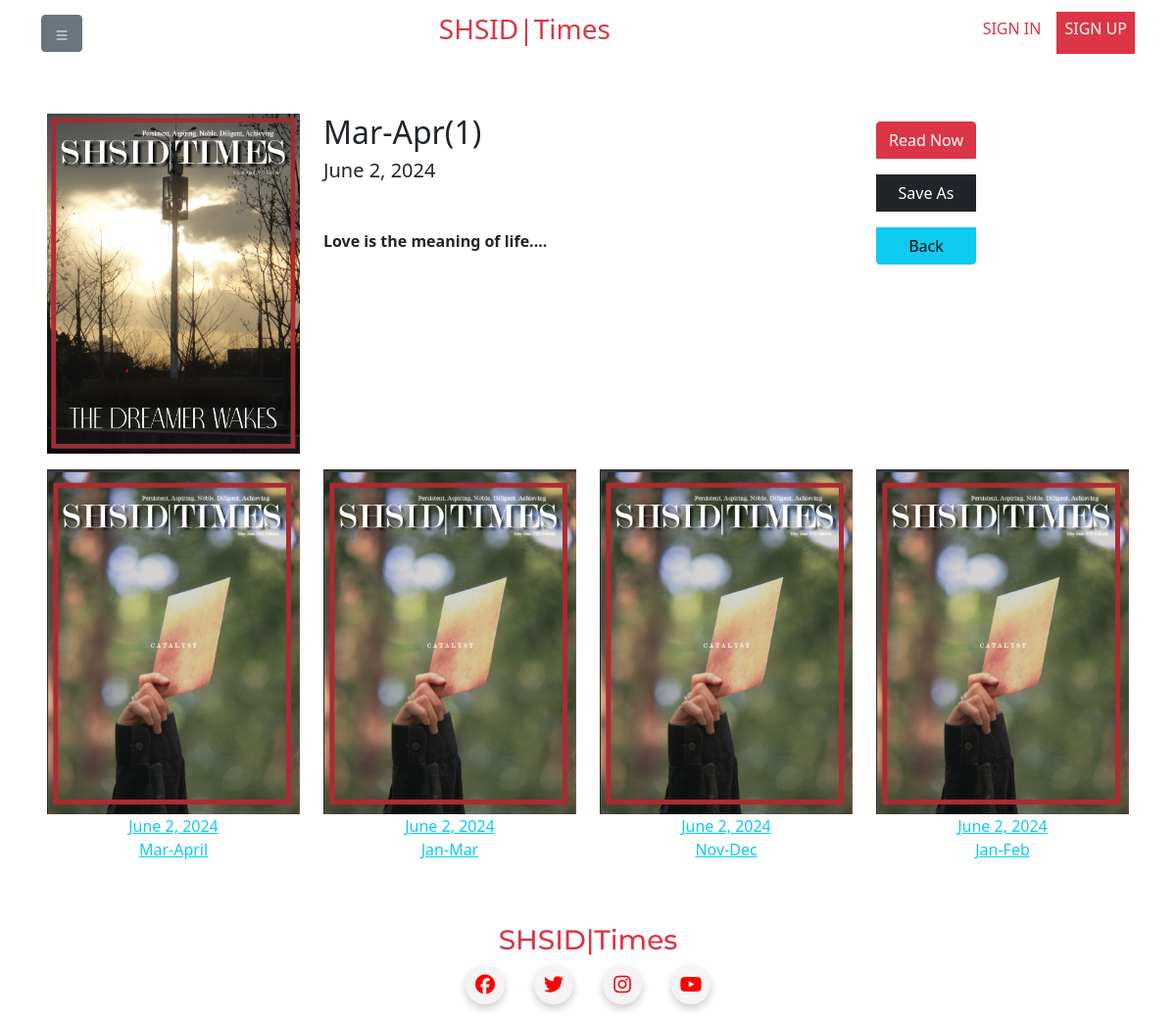
/magazine/15, run on the app's committed database.
### magazines/models.py (models this page shows, shortened)
class Magazine(models.Model):
    title = models.CharField(max_length=100)
    genre = models.CharField(max_length=100)
    upload_time = models.DateTimeField(auto_now_add=True)
    document = models.FileField(upload_to='library/')

### magazines/views.py (the view)
# urls.py: path('magazine/', include('magazines.urls')),
def magazine(request, magazine_id):
    assert isinstance(request, HttpRequest)
    mag = Magazine.objects.filter(id=magazine_id)[0]
    recents = Magazine.objects.filter(~Q(id=magazine_id)).order_by('-upload_time')[:5]
    return render(
        request,
        'magazine.html',
        {
            "title": "Magazine",
            "magazine": mag,
            "recent_issues": recents
        }
    )

### templates/magazine.html (shortened to what this page needs)
{% extends "layout.html" %}
{% block content %}
    <div class="m-5">
        <div class="row">
            <div class="col-3">
                <img src="../static/images/home_v105_3.png" alt="Example Image" class="img-fluid">
            </div>
            <div class="col-6">
                <h2>{{ magazine.title }}</h2>
                <h5>{{ magazine.upload_time.date }}</h5>
                <p class="my-5"><strong>Love is the meaning of life....</strong></p>
            </div>
            <div class="col-2">
                <div class="btn-group-vertical">
                    <a class="btn btn-danger my-2" href="/media/{{ magazine.document }}">Read Now</a>
                    <a class="btn btn-dark my-2" download="" href="/media/{{ magazine.document }}">Save As</a>
                    <a type="button" class="btn btn-info my-2" href="{{ request.META.HTTP_REFERER }}">Back</a>
                </div>
            </div>
        </div>
        <div class="row">
            {% for issue in recent_issues %}
                <a class="col text-center text-info row py-3" href="{% url 'magazine' issue.id %}">
                    <img src="../static/images/home_v101_8.png" alt="Image" class="col-12">
                    <span class="col-12">{{ issue.upload_time.date }}</span>
                    <span class="col-12">{{ issue.title }}</span>
                </a>
            {% endfor %}
        </div>
    </div>
{% endblock %}

### data on the page
Magazine: title "Mar-Apr(1)", upload_time "June 2, 2024"
Magazine: upload_time "June 2, 2024", title "Mar-April"
Magazine: upload_time "June 2, 2024", title "Jan-Mar"
Magazine: upload_time "June 2, 2024", title "Nov-Dec"
Magazine: upload_time "June 2, 2024", title "Jan-Feb"
